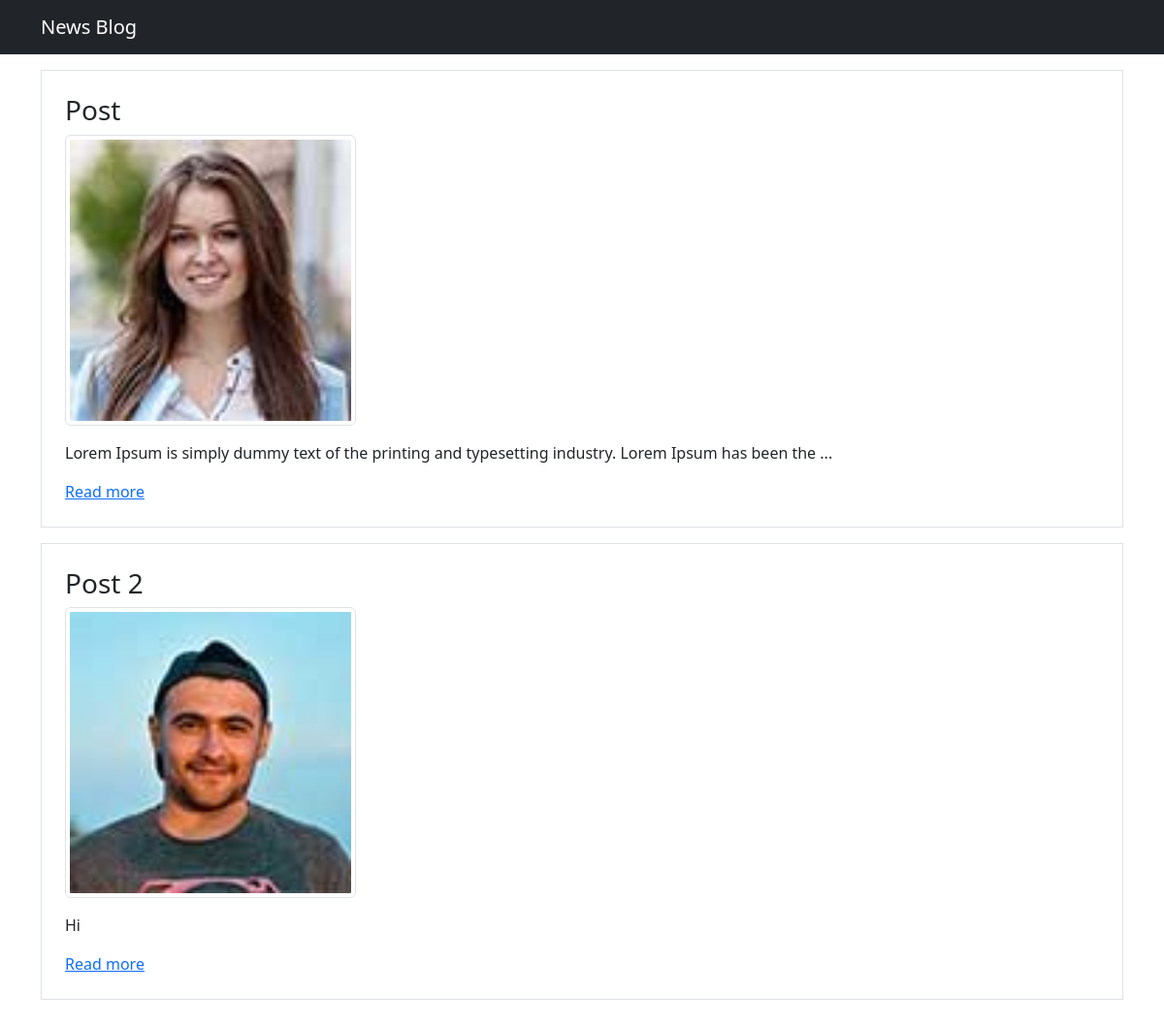
The page / on the database its author committed.
### tables this page shows
CREATE TABLE `posts` (
  `id` int(11) NOT NULL,
  `title` text DEFAULT NULL,
  `content` longtext DEFAULT NULL,
  `author` varchar(255) DEFAULT NULL,
  `image` varchar(255) DEFAULT NULL,
  `created_at` timestamp NULL DEFAULT current_timestamp(),
  `updated_at` timestamp NULL DEFAULT current_timestamp()
);

### helper.php (called while the page is built)
<?php
if (!function_exists('getShorterString')) {
    function getShorterString($text, $length=null, $ucwords=false)
    {
        if ($ucwords == true) {
            $formatedString = ucwords($text);
        } else {
            $formatedString = ucfirst($text);
        }
        if ($length != null) {
            if (strlen($formatedString) <= $length) {
                return $formatedString;
            } else {
                $y=substr($formatedString, 0, $length) . '...';
                return $y;
            }
        } else {
            return $formatedString;
        }
    }
}

### index.php (the view, shortened to what this page needs)
<?php
include('./db/mysql.php');
include('./helper.php');
$sql = "SELECT * FROM posts";
$view = mysqli_query($conn, $sql);
?>
<!DOCTYPE html>
<html lang="en">
<head>
    <link href="https://cdn.jsdelivr.net/npm/bootstrap@5.2.1/dist/css/bootstrap.min.css" rel="stylesheet">
</head>
<body>
    <nav class="navbar navbar-expand-lg bg-dark navbar-dark">
        <div class="container">
            <a class="navbar-brand" href="index.php">News Blog</a>
        </div>
    </nav>
    <div class="container mt-3 mb-5">
        <?php
        if(mysqli_num_rows($view) > 0){
            while($row = mysqli_fetch_assoc($view)){
            ?>
            <div class="mb-3 border p-4">
                <h3><?=ucwords($row['title'])?></h3>
                <img src="./image/<?=$row['image']?>" alt="" class="img-thumbnail" style="height: 300px; object-fit:contain;">
                <p class="mt-3"><?=getShorterString($row['content'], 100)?></p>
                <a href="view-post.php?id=<?=$row['id']?>">Read more</a>
            </div>
        <?php }
        } else{
            echo "No post found.";
        }
        ?>
    </div>
</body>
</html>

### rows shown on the page
posts: title "Post", image (picture), content "Lorem Ipsum is simply dummy text of the printing and typesetting industry. Lorem Ipsum has been the ..."
posts: title "Post 2", image (picture), content "Hi"
